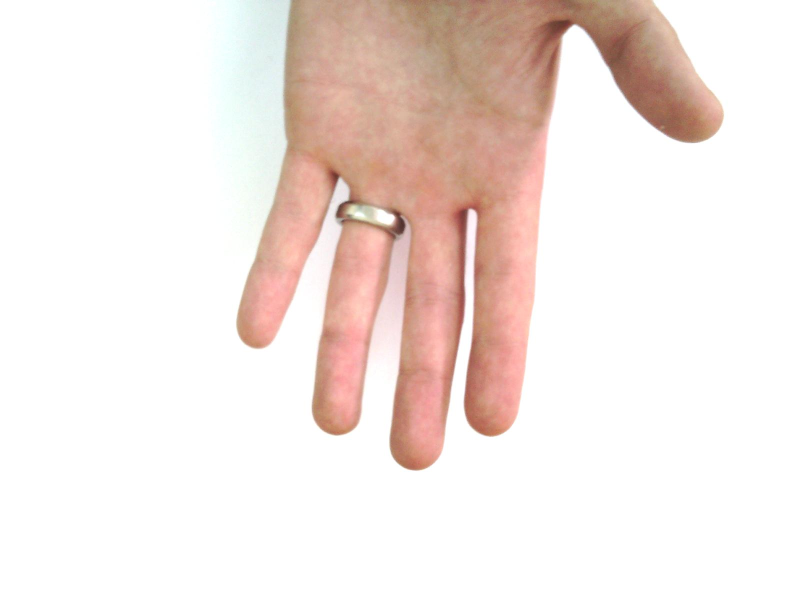
#> input picture data/test_hand.jpg, 1600 x 1200 px, given as the content of the folder C:/Users/jhs/Desktop/새 폴더, which was not available (shown at 1/2 size)
$ python target_fingerprint_preprocessor.py   (older library calls are emulated)
#> lines starting #> are read from the running program, lines starting #| are printed output that depends on the picture; after the words box and inside, x2 and y2 are one past the last pixel; in counts of white or black regions, pixels touching at a corner belong together; pictures that were not available may be replaced by others from this repository, and a replacement may not be noted
import csv
import glob
import os
import cv2
import numpy as np

# 아이폰 ProRAW (.dng) 지원 여부 확인
try:
  import rawpy

  HAS_RAWPY = True
except ImportError:
  HAS_RAWPY = False


class RidgeCoherenceFingerprintPreprocessor:

  def __init__(self, standard_size=320, blur_thresh=12.0):
    self.standard_size = standard_size
    self.blur_thresh = blur_thresh
    # 16방향 대칭 가버 필터 뱅크 사전 생성 (320x320 기준 융선 주기 lambda=7.5 최적화)
    self.num_angles = 16
    self.gabor_kernels = self._build_gabor_bank(
        ksize=15, sigma=2.6, lambd=7.5, gamma=0.5
    )

  def _build_gabor_bank(self, ksize, sigma, lambd, gamma):
    kernels = []
    for i in range(self.num_angles):
      theta = i * (np.pi / self.num_angles)
      kern = cv2.getGaborKernel(
          (ksize, ksize),
          sigma=sigma,
          theta=theta,
          lambd=lambd,
          gamma=gamma,
          psi=0,
          ktype=cv2.CV_32F,
      )
      kern -= np.mean(kern)
      kernels.append(kern)
    return kernels

  def load_image(self, img_path):
    ext = os.path.splitext(img_path)[1].lower()
    if ext == ".dng":
      if not HAS_RAWPY:
        print(
            f"[!] {os.path.basename(img_path)}: .dng 처리를 위해 'pip install"
            " rawpy'가 필요합니다."
        )
        return None
      with rawpy.imread(img_path) as raw:
        rgb = raw.postprocess(
            use_camera_wb=True, no_auto_bright=True, output_bps=8
        )
        return cv2.cvtColor(rgb, cv2.COLOR_RGB2BGR)
    else:
      stream = np.fromfile(img_path, dtype=np.uint8)
      return cv2.imdecode(stream, cv2.IMREAD_COLOR)

  def detect_and_crop_finger_core(self, img):
    """배경 사물을 배제하고 주기적인 방향성 융선이 존재하는 실제 손가락 영역만 정밀 추적"""
    orig_h, orig_w = img.shape[:2]

    scale = 640.0 / max(orig_h, orig_w)
    work_w, work_h = int(orig_w * scale), int(orig_h * scale)
    work_img = cv2.resize(img, (work_w, work_h), interpolation=cv2.INTER_AREA)
    gray = cv2.cvtColor(work_img, cv2.COLOR_BGR2GRAY)

    clahe = cv2.createCLAHE(clipLimit=3.0, tileGridSize=(8, 8))
    norm_g = clahe.apply(gray).astype(np.float32)

    hp = norm_g - cv2.GaussianBlur(norm_g, (0, 0), 2.2)
    hp_clipped = np.clip(hp, -25.0, 25.0)

    gx = cv2.Sobel(hp_clipped, cv2.CV_32F, 1, 0, ksize=3)
    gy = cv2.Sobel(hp_clipped, cv2.CV_32F, 0, 1, ksize=3)

    gxx = cv2.GaussianBlur(gx**2, (0, 0), 8.0)
    gyy = cv2.GaussianBlur(gy**2, (0, 0), 8.0)
    gxy = cv2.GaussianBlur(gx * gy, (0, 0), 8.0)

    coherence = np.sqrt((gxx - gyy) ** 2 + 4 * (gxy**2)) / (gxx + gyy + 1e-5)
    rms_energy = np.sqrt(cv2.GaussianBlur(hp_clipped**2, (0, 0), 8.0))

    ycrcb = cv2.cvtColor(work_img, cv2.COLOR_BGR2YCrCb)
    cr = ycrcb[:, :, 1].astype(np.float32)
    is_grayscale = np.std(work_img[:, :, 0] - work_img[:, :, 2]) < 2.0
    if is_grayscale:
      skin_weight = np.ones_like(coherence)
    else:
      skin_weight = np.where((cr >= 128) & (cr <= 185), 1.2, 0.7).astype(
          np.float32
      )

    ridge_prob = (coherence * skin_weight > 0.30) & (rms_energy > 9.5)
    cand_mask = (ridge_prob.astype(np.uint8)) * 255

    kernel = cv2.getStructuringElement(cv2.MORPH_ELLIPSE, (15, 15))
    cand_mask = cv2.morphologyEx(cand_mask, cv2.MORPH_CLOSE, kernel)
    cand_mask = cv2.morphologyEx(cand_mask, cv2.MORPH_OPEN, kernel)

    contours, _ = cv2.findContours(
        cand_mask, cv2.RETR_EXTERNAL, cv2.CHAIN_APPROX_SIMPLE
    )
    if not contours:
      return None, None

    best_cnt = None
    best_score = -1.0
    for cnt in contours:
      area = cv2.contourArea(cnt)
      if area < (work_h * work_w * 0.015):
        continue
      temp_m = np.zeros_like(cand_mask)
      cv2.drawContours(temp_m, [cnt], -1, 255, -1)
      mean_coh = cv2.mean(coherence, mask=temp_m)[0]
      score = area * (mean_coh**2)
      if score > best_score:
        best_score = score
        best_cnt = cnt

    if best_cnt is None:
      return None, None

    hull = cv2.convexHull(best_cnt)
    finger_mask_work = np.zeros_like(cand_mask)
    cv2.drawContours(finger_mask_work, [hull], -1, 255, -1)

    x, y, bw, bh = cv2.boundingRect(hull)
    if bh > int(bw * 1.35):
      bh = int(bw * 1.35)

    cx = x + bw // 2
    cy = y + bh // 2
    half_side = int(max(bw, bh) * 0.52)

    wx1, wy1 = max(0, cx - half_side), max(0, cy - half_side)
    wx2, wy2 = min(work_w, cx + half_side), min(work_h, cy + half_side)

    ox1, oy1 = int(wx1 / scale), int(wy1 / scale)
    ox2, oy2 = int(wx2 / scale), int(wy2 / scale)

    crop_orig = img[oy1:oy2, ox1:ox2].copy()
    crop_mask_work = finger_mask_work[wy1:wy2, wx1:wx2].copy()

    crop_std = cv2.resize(
        crop_orig,
        (self.standard_size, self.standard_size),
        interpolation=cv2.INTER_LANCZOS4,
    )
    mask_std = cv2.resize(
        crop_mask_work,
        (self.standard_size, self.standard_size),
        interpolation=cv2.INTER_NEAREST,
    )

    return crop_std, mask_std

  def build_eroded_core_mask(self, crop_std, mask_std):
    """손끝 외곽 테두리선과 외부 배경을 깎아내는 내부 침식 마스크"""
    h, w = crop_std.shape[:2]

    erode_kernel = cv2.getStructuringElement(cv2.MORPH_ELLIPSE, (29, 29))
    inner_mask = cv2.erode(mask_std, erode_kernel, iterations=1)

    M = cv2.moments(inner_mask)
    if M["m00"] > 0:
      mcx = int(M["m10"] / M["m00"])
      mcy = int(M["m01"] / M["m00"])
    else:
      mcx, mcy = w // 2, h // 2

    ellipse = np.zeros((h, w), dtype=np.uint8)
    cv2.ellipse(
        ellipse, (mcx, mcy), (int(w * 0.40), int(h * 0.42)), 0, 0, 360, 255, -1
    )

    safe_mask = cv2.bitwise_and(inner_mask, ellipse)
    return safe_mask

  def extract_gabor_ridge(self, crop_std, mask_std):
    """16방향 적응형 가버 필터 기반 융선 및 세선화 추출"""
    gray = cv2.cvtColor(crop_std, cv2.COLOR_BGR2GRAY)

    safe_mask = self.build_eroded_core_mask(crop_std, mask_std)
    if np.sum(safe_mask == 255) < 2000:
      return None, None, None, "MASK_TOO_SMALL"

    blur_val = cv2.Laplacian(gray, cv2.CV_64F).var()
    if blur_val < self.blur_thresh:
      return None, None, None, f"BLUR({blur_val:.1f})"

    clahe = cv2.createCLAHE(clipLimit=3.2, tileGridSize=(8, 8))
    enhanced = clahe.apply(gray)

    f_img = enhanced.astype(np.float32)
    bandpass = cv2.GaussianBlur(f_img, (0, 0), 0.8) - cv2.GaussianBlur(
        f_img, (0, 0), 4.2
    )

    gx = cv2.Sobel(bandpass, cv2.CV_32F, 1, 0, ksize=3)
    gy = cv2.Sobel(bandpass, cv2.CV_32F, 0, 1, ksize=3)
    Gxx = cv2.GaussianBlur(gx**2, (0, 0), 7.0)
    Gyy = cv2.GaussianBlur(gy**2, (0, 0), 7.0)
    Gxy = cv2.GaussianBlur(gx * gy, (0, 0), 7.0)

    theta_normal = 0.5 * np.arctan2(2 * Gxy, Gxx - Gyy)
    angle_norm = np.mod(theta_normal, np.pi)
    angle_idx = (
        np.floor(angle_norm / (np.pi / self.num_angles)).astype(np.int32)
        % self.num_angles
    )

    responses = [
        cv2.filter2D(bandpass, cv2.CV_32F, k) for k in self.gabor_kernels
    ]
    resp_stack = np.stack(responses, axis=0)

    Y, X = np.indices(gray.shape)
    oriented_ridge_resp = resp_stack[angle_idx, Y, X]

    binary_ridge = np.where(
        (oriented_ridge_resp > 0) & (safe_mask == 255), 255, 0
    ).astype(np.uint8)

    num_labels, labels, stats, _ = cv2.connectedComponentsWithStats(
        binary_ridge, connectivity=8
    )
    clean_ridge = np.zeros_like(binary_ridge)
    for i in range(1, num_labels):
      if stats[i, cv2.CC_STAT_AREA] >= 20:
        clean_ridge[labels == i] = 255

    skeleton = self.morphological_skeleton(clean_ridge)
    enhanced_masked = cv2.bitwise_and(enhanced, enhanced, mask=safe_mask)

    return enhanced_masked, clean_ridge, skeleton, f"OK(blur:{blur_val:.0f})"

  def morphological_skeleton(self, binary_img):
    skel = np.zeros(binary_img.shape, np.uint8)
    element = cv2.getStructuringElement(cv2.MORPH_CROSS, (3, 3))
    temp = binary_img.copy()
    while True:
      eroded = cv2.erode(temp, element)
      diff = cv2.subtract(temp, cv2.dilate(eroded, element))
      skel = cv2.bitwise_or(skel, diff)
      temp = eroded.copy()
      if cv2.countNonZero(temp) == 0:
        break
    return skel

  @staticmethod
  def create_inverted_and_transparent(binary_img):
    """색상 반전(흰 배경 + 검은 지문) 및 투명 배경 누끼(BGRA) 이미지 생성"""
    # 1. 색상 반전: 지문(0, 검은색), 배경(255, 흰색)
    inverted_img = cv2.bitwise_not(binary_img)

    # 2. 투명 배경(BGRA): 지문은 (0, 0, 0, 255) 불투명 검은색, 배경은 (255, 255, 255, 0) 완전 투명
    bgra_transparent = cv2.merge(
        [inverted_img, inverted_img, inverted_img, binary_img]
    )

    return inverted_img, bgra_transparent

  def process_single_image(self, img_path, out_dir):
    fname = os.path.basename(img_path)
    base_prefix = os.path.splitext(fname)[0]
    img = self.load_image(img_path)

    if img is None:
      return {"file": fname, "status": "FAIL", "log": "이미지 로드 실패"}

    crop_std, mask_std = self.detect_and_crop_finger_core(img)
    if crop_std is None:
      return {
          "file": fname,
          "status": "REJECT",
          "log": "유효 지문 융선 영역 미검출",
      }

    enhanced_masked, clean_ridge, skeleton, msg = self.extract_gabor_ridge(
        crop_std, mask_std
    )
    if clean_ridge is None:
      return {"file": fname, "status": "REJECT", "log": msg}

    # [추가] 3번(ridge), 4번(skeleton) 이미지의 색상 반전 및 투명 배경(누끼) 버전 생성
    ridge_inv, ridge_trans = self.create_inverted_and_transparent(clean_ridge)
    skel_inv, skel_trans = self.create_inverted_and_transparent(skeleton)

    # 기존 1~4번 결과물 저장
    self.imwrite_safe(
        os.path.join(out_dir, f"{base_prefix}_1_crop.png"), crop_std
    )
    self.imwrite_safe(
        os.path.join(out_dir, f"{base_prefix}_2_enhanced.png"), enhanced_masked
    )
    self.imwrite_safe(
        os.path.join(out_dir, f"{base_prefix}_3_ridge.png"), clean_ridge
    )
    self.imwrite_safe(
        os.path.join(out_dir, f"{base_prefix}_4_skeleton.png"), skeleton
    )

    # [추가 저장] 반전(흰 배경+검은 지문) 및 투명 누끼(BGRA) 파일 저장
    self.imwrite_safe(
        os.path.join(out_dir, f"{base_prefix}_3_ridge_inv.png"), ridge_inv
    )
    self.imwrite_safe(
        os.path.join(out_dir, f"{base_prefix}_3_ridge_transparent.png"),
        ridge_trans,
    )
    self.imwrite_safe(
        os.path.join(out_dir, f"{base_prefix}_4_skeleton_inv.png"), skel_inv
    )
    self.imwrite_safe(
        os.path.join(out_dir, f"{base_prefix}_4_skeleton_transparent.png"),
        skel_trans,
    )

    return {"file": fname, "status": "SUCCESS", "log": msg}

  @staticmethod
  def imwrite_safe(path, img):
    ext = os.path.splitext(path)[1]
    result, encoded = cv2.imencode(ext, img)
    if result:
      encoded.tofile(path)


def run_batch(input_dir, output_dir):
  os.makedirs(output_dir, exist_ok=True)
  exts = ["*.jpg", "*.jpeg", "*.png", "*.dng", "*.JPG", "*.PNG", "*.DNG"]
  files = []
  for e in exts:
    files.extend(glob.glob(os.path.join(input_dir, e)))
  files = sorted(list(set(files)))

  if not files:
    print(f"[!] 입력 폴더에 사진이 없습니다: {input_dir}")
    return

  print(f"\n=======================================================")
  print(f"   지문 전처리 및 투명 누끼 생성 파이프라인 구동 (총 {len(files)}장)")
  print(f"=======================================================\n")

  processor = RidgeCoherenceFingerprintPreprocessor()
  rows = []
  success_cnt = 0

  for idx, fpath in enumerate(files, 1):
    res = processor.process_single_image(fpath, output_dir)
#> in load_image, returned value is the input picture: shape (1200, 1600, 3); mean B, G, R 226.2, 230.8, 242.7
#> in detect_and_crop_finger_core, `ycrcb = cv2.cvtColor(work_img, cv2.COLOR_BGR2YCrCb)`: ycrcb: shape (480, 640, 3); mean of channels 0, 1, 2 233.8, 134.4, 123.7
#> in detect_and_crop_finger_core, `cr = ycrcb[:, :, 1].astype(np.float32)`:
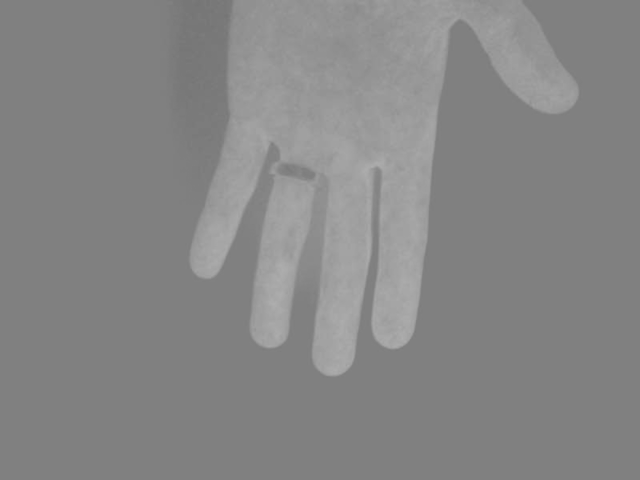
#> cr: shape (480, 640) float32; min 116, max 174, mean 134.4
#> in detect_and_crop_finger_core, `is_grayscale = np.std(work_img[:, :, 0] - work_img[:, :, 2]) < 2.0`: is_grayscale = False
#> in detect_and_crop_finger_core, `skin_weight = np.where((cr >= 128) & (cr <= 185), 1.2, 0.7).astype( np..`:
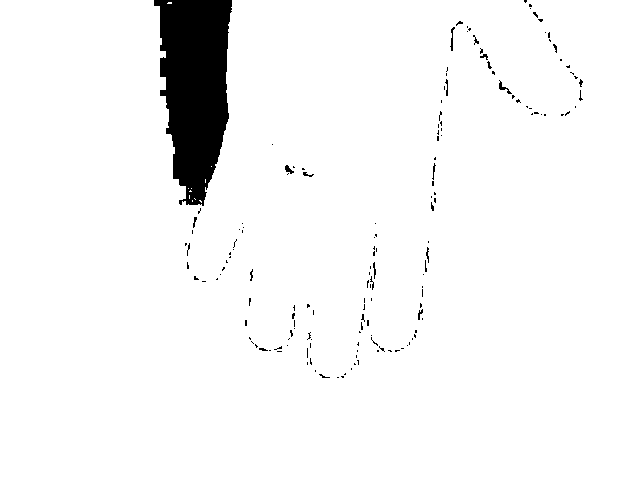
#> skin_weight: shape (480, 640) float32; values 0.7 (black) and 1.2 (white), 95.9% white; 159 black regions (144 under 20 px), largest, box (x1, y1, x2, y2) and area: (154, 0, 232, 206) 11314, (499, 80, 512, 94) 51, (450, 27, 455, 51) 46
#> in detect_and_crop_finger_core, `ridge_prob = (coherence * skin_weight > 0.30) & (rms_energy > 9.5)`: ridge_prob: shape (480, 640) bool; 10.5% white; 5 white regions, box (x1, y1, x2, y2) and area: (221, 133, 348, 384) 16653, (342, 160, 408, 357) 7319, (418, 0, 569, 120) 5177, (182, 135, 229, 285) 2914, (224, 107, 235, 131) 197
#> in detect_and_crop_finger_core, `cand_mask = cv2.morphologyEx(cand_mask, cv2.MORPH_CLOSE, kernel)`: cand_mask: shape (480, 640); 10.9% white; 3 white regions, box (x1, y1, x2, y2) and area: (221, 133, 408, 384) 25071, (418, 0, 569, 120) 5324, (182, 107, 235, 285) 3132
#> in detect_and_crop_finger_core, `cand_mask = cv2.morphologyEx(cand_mask, cv2.MORPH_OPEN, kernel)`: cand_mask: shape (480, 640); 10.7% white; 3 white regions
#> in detect_and_crop_finger_core, `contours, _ = cv2.findContours( cand_mask, cv2.RETR_EXTERNAL, cv2.CHAI..`: contours = 3 contours; box (x1, y1, x2, y2) and area: (222, 133, 408, 384) 26766, (418, 0, 564, 120) 5057, (182, 154, 228, 285) 2582
#> the loop in detect_and_crop_finger_core, `for cnt in contours:` made 3 passes
#> (area, mean_coh, score, best_score) on pass 2: (26766, 0.741, 14690.4, 14690.4)
#> area on pass 1: 2582.5
#> after the loop in detect_and_crop_finger_core, `for cnt in contours:`:
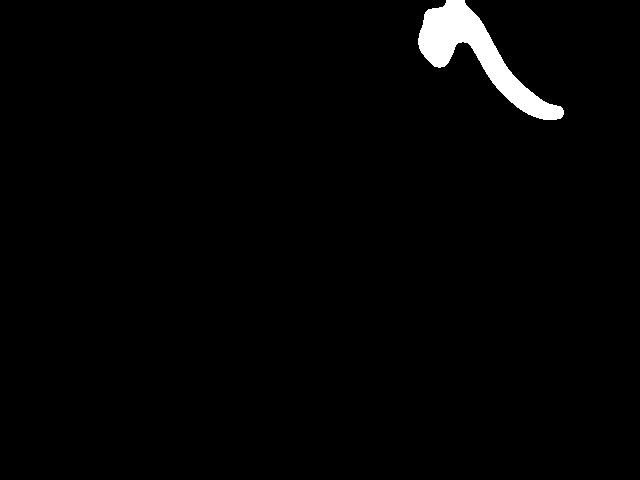
#> temp_m: shape (480, 640); 1.7% white; 1 white region, box (x1, y1, x2, y2) and area: (418, 0, 564, 120) 5249
#> after the loop in detect_and_crop_finger_core, `for cnt in contours:`: best_cnt = contour of 422 points, box (x1, y1, x2, y2) (222, 133, 408, 384), area 26766; best_score = 14690.4
#> in detect_and_crop_finger_core, `hull = cv2.convexHull(best_cnt)`: hull = contour of 28 points, box (x1, y1, x2, y2) (222, 133, 408, 384), area 35950
#> in detect_and_crop_finger_core, `cv2.drawContours(finger_mask_work, [hull], -1, 255, -1)`: finger_mask_work: shape (480, 640); 11.8% white; 1 white region, box (x1, y1, x2, y2) and area: (222, 133, 408, 384) 36290
#> in detect_and_crop_finger_core, `x, y, bw, bh = cv2.boundingRect(hull)`: x = 222; y = 133; bw = 186; bh = 251
#> in detect_and_crop_finger_core, `cx = x + bw // 2`: cx = 315
#> in detect_and_crop_finger_core, `cy = y + bh // 2`: cy = 258
#> in detect_and_crop_finger_core, `half_side = int(max(bw, bh) * 0.52)`: half_side = 130
#> in detect_and_crop_finger_core, `wx1, wy1 = max(0, cx - half_side), max(0, cy - half_side)`: wx1 = 185; wy1 = 128
#> in detect_and_crop_finger_core, `wx2, wy2 = min(work_w, cx + half_side), min(work_h, cy + half_side)`: wx2 = 445; wy2 = 388
#> in detect_and_crop_finger_core, `ox1, oy1 = int(wx1 / scale), int(wy1 / scale)`: ox1 = 462; oy1 = 320
#> in detect_and_crop_finger_core, `ox2, oy2 = int(wx2 / scale), int(wy2 / scale)`: ox2 = 1112; oy2 = 970
#> in detect_and_crop_finger_core, `crop_mask_work = finger_mask_work[wy1:wy2, wx1:wx2].copy()`: crop_mask_work: shape (260, 260); 53.7% white; 1 black region, box (x1, y1, x2, y2) and area: (0, 0, 260, 260) 31310
#> in detect_and_crop_finger_core, `mask_std = cv2.resize( crop_mask_work, (self.standard_size, self.stand..`: mask_std: shape (320, 320); 53.7% white; 1 black region, box (x1, y1, x2, y2) and area: (0, 0, 320, 320) 47431
#> in build_eroded_core_mask, `erode_kernel = cv2.getStructuringElement(cv2.MORPH_ELLIPSE, (29, 29))`: erode_kernel: shape (29, 29); values 0 (black) and 1 (white), 76.2% white; 4 black regions, box (x1, y1, x2, y2) and area: (0, 0, 14, 11) 50, (15, 0, 29, 11) 50, (0, 18, 14, 29) 50, (15, 18, 29, 29) 50
#> in build_eroded_core_mask, `inner_mask = cv2.erode(mask_std, erode_kernel, iterations=1)`: inner_mask: shape (320, 320); 42% white; 1 white region, box (x1, y1, x2, y2) and area: (60, 21, 261, 302) 43046
#> in build_eroded_core_mask, `M = cv2.moments(inner_mask)`: M = moments, m00 10976730, centre m10/m00, m01/m00 = (162.7, 161.8)
#> in build_eroded_core_mask, `mcx = int(M["m10"] / M["m00"])`: mcx = 162
#> in build_eroded_core_mask, `mcy = int(M["m01"] / M["m00"])`: mcy = 161
#> in build_eroded_core_mask, `cv2.ellipse( ellipse, (mcx, mcy), (int(w * 0.40), int(h * 0.42)), 0, 0..`: ellipse: shape (320, 320); 53% white; 1 black region, box (x1, y1, x2, y2) and area: (0, 0, 320, 320) 48153
#> in build_eroded_core_mask, `safe_mask = cv2.bitwise_and(inner_mask, ellipse)`:
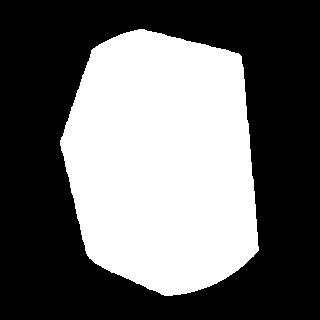
#> safe_mask: shape (320, 320); 41% white; 1 white region, box (x1, y1, x2, y2) and area: (60, 29, 259, 296) 41956
#> in extract_gabor_ridge, `blur_val = cv2.Laplacian(gray, cv2.CV_64F).var()`: blur_val = 74.65
#> in extract_gabor_ridge, `angle_idx = ( np.floor(angle_norm / (np.pi / self.num_angles)).astype(..`:
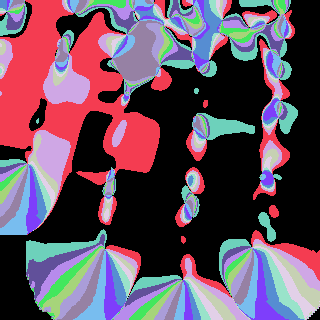
#> angle_idx: shape (320, 320) int32; 16 distinct labels, from 0 to 15; one colour per label, 0 black
#> in extract_gabor_ridge, `responses = [ cv2.filter2D(bandpass, cv2.CV_32F, k) for k in self.gabo..`: responses = 16 items
#> in extract_gabor_ridge, `binary_ridge = np.where( (oriented_ridge_resp > 0) & (safe_mask == 255..`: binary_ridge: shape (320, 320); 20.4% white; 20 white regions (10 under 20 px), largest, box (x1, y1, x2, y2) and area: (108, 29, 227, 296) 10053, (86, 62, 165, 265) 4942, (207, 52, 242, 287) 2144
#> in extract_gabor_ridge, `num_labels, labels, stats, _ = cv2.connectedComponentsWithStats( binar..`:
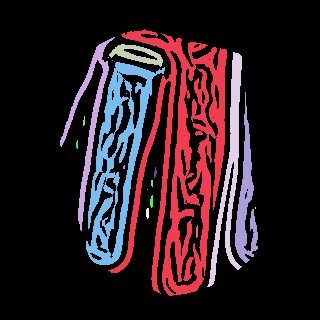
#> labels: shape (320, 320) int32; 21 distinct labels, from 0 to 20; one colour per label, 0 black
#> in extract_gabor_ridge, `num_labels, labels, stats, _ = cv2.connectedComponentsWithStats( binar..`: num_labels = 21; stats = 21 rows, first 6: [0, 0, 320, 320, 81499], [108, 29, 119, 267, 10053], [60, 37, 55, 194, 1559], [109, 44, 54, 23, 530], [207, 52, 35, 235, 2144], [108, 57, 1, 1, 1]
#> in morphological_skeleton, `element = cv2.getStructuringElement(cv2.MORPH_CROSS, (3, 3))`: element = [[0, 1, 0], [1, 1, 1], [0, 1, 0]]
#> the loop in morphological_skeleton, `while True:` made 7 passes
#> pass 1, in morphological_skeleton, `diff = cv2.subtract(temp, cv2.dilate(eroded, element))`:
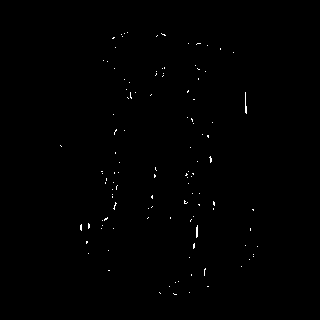
#> diff: shape (320, 320); 0.34% white in thin lines or dots, all inside (x1, y1, x2, y2) = (60, 32, 258, 295)
#> in process_single_image, `enhanced_masked, clean_ridge, skeleton, msg = self.extract_gabor_ridge..`: msg = 'OK(blur:75)'
#> res = {'file': 'test_hand.jpg', 'status': 'SUCCESS', 'log': 'OK(blur:75)'}
    rows.append(res)
    if res["status"] == "SUCCESS":
      success_cnt += 1
      print(f"[{idx:03d}/{len(files):03d}] {res['file']} -> [성공] {res['log']}")
#| [001/001] test_hand.jpg -> [성공] OK(blur:75)
    else:
      print(f"[{idx:03d}/{len(files):03d}] {res['file']} -> [제외] {res['log']}")

  csv_path = os.path.join(output_dir, "preprocessing_report.csv")
  with open(csv_path, "w", newline="", encoding="utf-8-sig") as f:
    writer = csv.DictWriter(f, fieldnames=["file", "status", "log"])
    writer.writeheader()
    writer.writerows(rows)

  print(f"\n=======================================================")
  print(f" - 처리 완료: {success_cnt}/{len(files)}장 성공")
  print(f" - 저장 위치: {output_dir}")
  print(f"=======================================================\n")


if __name__ == "__main__":
  INPUT_FOLDER = r"C:\Users\jhs\Desktop\새 폴더"
  OUTPUT_FOLDER = r"C:\Users\jhs\Desktop\새 폴더\preprocessed_output"

  run_batch(INPUT_FOLDER, OUTPUT_FOLDER)
